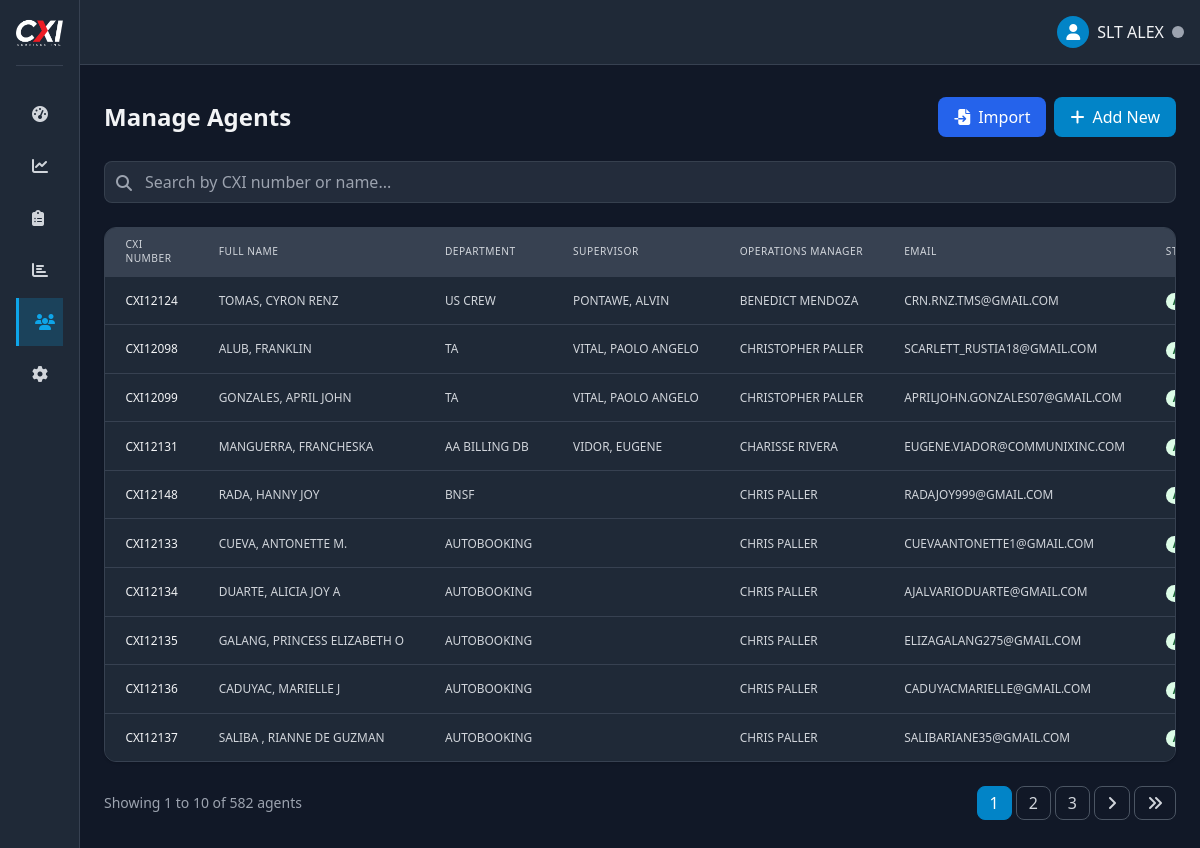
The app's page /admin/employees.php (signed in) with its own data.
### tables this page shows
CREATE TABLE `employees` (
  `id` int(11) NOT NULL,
  `employee_id` varchar(50) NOT NULL,
  `full_name` varchar(100) NOT NULL,
  `department` varchar(50) NOT NULL,
  `supervisor` varchar(100) NOT NULL,
  `operation_manager` varchar(100) NOT NULL,
  `email` varchar(100) DEFAULT NULL,
  `created_at` datetime NOT NULL DEFAULT current_timestamp(),
  `updated_at` datetime NOT NULL DEFAULT current_timestamp() ON UPDATE current_timestamp(),
  `is_active` tinyint(1) DEFAULT 1
);

### admin/partials/employees_table.php (the view, shortened to what this page needs)
<?php
require_once __DIR__ . '/../../includes/functions.php';
$page = isset($_POST['page']) ? (int)$_POST['page'] : (isset($_GET['page']) ? (int)$_GET['page'] : 1);
$page = max($page, 1);
$perPage = 10;
$searchQuery = '';
try {
    $countStmt = $pdo->prepare("SELECT COUNT(*) FROM employees $searchQuery");
    $countStmt->execute();
    $totalEmployees = $countStmt->fetchColumn();
} catch (PDOException $e) {
    $totalEmployees = 0;
}
$totalPages = ceil($totalEmployees / $perPage);
$page = min($page, $totalPages);
$offset = ($page - 1) * $perPage;
try {
    $stmt = $pdo->prepare("SELECT * FROM employees $searchQuery ORDER BY created_at DESC LIMIT :limit OFFSET :offset");
    $stmt->bindValue(':limit', $perPage, PDO::PARAM_INT);
    $stmt->bindValue(':offset', $offset, PDO::PARAM_INT);
    $stmt->execute();
    $employees = $stmt->fetchAll();
} catch (PDOException $e) {
    $employees = [];
}
?>
<div class="bg-gray-800 rounded-xl border border-gray-700 overflow-hidden shadow">
    <div class="overflow-x-auto">
        <table class="min-w-full divide-y divide-gray-700 w-full" style="zoom:85%">
            <thead class="bg-gray-700">
                <tr>
                    <th scope="col" class="px-6 py-3 text-left text-xs font-medium text-gray-300 uppercase tracking-wider">CXI Number</th>
                    <th scope="col" class="px-6 py-3 text-left text-xs font-medium text-gray-300 uppercase tracking-wider">Full Name</th>
                    <th scope="col" class="px-6 py-3 text-left text-xs font-medium text-gray-300 uppercase tracking-wider">Department</th>
                    <th scope="col" class="px-6 py-3 text-left text-xs font-medium text-gray-300 uppercase tracking-wider">Supervisor</th>
                    <th scope="col" class="px-6 py-3 text-left text-xs font-medium text-gray-300 uppercase tracking-wider">Operations Manager</th>
                    <th scope="col" class="px-6 py-3 text-left text-xs font-medium text-gray-300 uppercase tracking-wider">Email</th>
                    <th scope="col" class="px-6 py-3 text-left text-xs font-medium text-gray-300 uppercase tracking-wider">Status</th>
                </tr>
            </thead>
            <tbody class="bg-gray-800 divide-y divide-gray-700">
                <?php if (empty($employees)): ?>
                    <tr>
                        <td colspan="8" class="px-6 py-4 text-center text-gray-400">
                            No agents found
                        </td>
                    </tr>
                <?php else: ?>
                    <?php foreach ($employees as $employee): ?>
                    <tr class="hover:bg-gray-700/50">
                        <td class="px-6 py-4 whitespace-nowrap">
                            <div class="text-sm font-medium text-gray-100" style="text-transform: uppercase;"><?= htmlspecialchars($employee['employee_id']) ?></div>
                        </td>
                        <td class="px-6 py-4 whitespace-nowrap">
                            <div class="text-sm text-gray-300"><?= htmlspecialchars($employee['full_name']) ?></div>
                        </td>
                        <td class="px-6 py-4 whitespace-nowrap">
                            <div class="text-sm text-gray-300" style="text-transform: uppercase;"><?= htmlspecialchars($employee['department']) ?></div>
                        </td>
                        <td class="px-6 py-4 whitespace-nowrap">
                            <div class="text-sm text-gray-300" style="text-transform: uppercase;"><?= htmlspecialchars($employee['supervisor']) ?></div>
                        </td>
                        <td class="px-6 py-4 whitespace-nowrap">
                            <div class="text-sm text-gray-300" style="text-transform: uppercase;"><?= htmlspecialchars($employee['operation_manager']) ?></div>
                        </td>
                        <td class="px-6 py-4 whitespace-nowrap">
                            <div class="text-sm text-gray-300" style="text-transform: uppercase;"><?= htmlspecialchars($employee['email'] ?? '') ?></div>
                        </td>
                        <td class="px-6 py-4 whitespace-nowrap">
                            <span class="px-2 inline-flex text-xs leading-5 font-semibold rounded-full <?= $employee['is_active'] ? 'bg-green-100 text-green-800' : 'bg-red-100 text-red-800' ?>">
                            </span>
                        </td>
                    </tr>
                    <?php endforeach; ?>
                <?php endif; ?>
            </tbody>
        </table>
    </div>
</div>
<?php if ($totalPages > 1): ?>
<div class="mt-6 flex items-center justify-between">
    <div class="text-sm text-gray-400">
        Showing <?= ($offset + 1) ?> to <?= min($offset + $perPage, $totalEmployees) ?> of <?= $totalEmployees ?> agents
    </div>
    <div class="flex gap-1">
        <?php
        $startPage = max(1, $page - 2);
        $endPage = min($totalPages, $page + 2);
        for ($i = $startPage; $i <= $endPage; $i++): ?>
            <a href="#" data-page="<?= $i ?>" class="pagination-link px-3 py-1 rounded-lg border <?= $i == $page ? 'bg-primary-600 border-primary-600 text-white' : 'border-gray-600 text-gray-300 hover:bg-gray-700' ?>">
                <?= $i ?>
            </a>
        <?php endfor; ?>
        <?php if ($page < $totalPages): ?>
            <a href="#" data-page="<?= $page + 1 ?>" class="pagination-link px-3 py-1 rounded-lg border border-gray-600 text-gray-300 hover:bg-gray-700">
                <i class="fas fa-angle-right"></i>
            </a>
            <a href="#" data-page="<?= $totalPages ?>" class="pagination-link px-3 py-1 rounded-lg border border-gray-600 text-gray-300 hover:bg-gray-700">
                <i class="fas fa-angle-double-right"></i>
            </a>
        <?php endif; ?>
    </div>
</div>
<?php endif; ?>

### components/layout.php (shortened to what this page needs)
<?php
function renderHead($title) {
    ?>
    <!DOCTYPE html>
    <html lang="en" class="dark">
    <head>
        <script src="https://cdn.tailwindcss.com"></script>
        <link rel="stylesheet" href="https://cdnjs.cloudflare.com/ajax/libs/font-awesome/6.4.0/css/all.min.css">
    </head>
    <body class="bg-gray-900 text-gray-100 min-h-screen flex flex-col">
    <?php
}
function renderNavbar() {
    ?>
    <nav class="bg-gray-800 border-b border-gray-700">
        <div class="px-4 py-3 flex justify-between items-center">
            <div class="flex items-center space-x-4">
                <div class="relative">
                    <button id="userMenuButton" class="flex items-center space-x-2 focus:outline-none">
                        <div class="w-8 h-8 rounded-full bg-primary-600 flex items-center justify-center">
                            <i class="fas fa-user text-white"></i>
                        </div>
                        <span class="hidden md:inline"><?= htmlspecialchars($_SESSION['nickname']); ?></span>
                        <span class="relative inline-flex rounded-full h-3 w-3 bg-gray-400 online-status" data-user-id="<?= $_SESSION['user_id'] ?>"></span>
                    </button>
                </div>
            </div>
        </div>
    </nav>
    <?php
}
function renderSidebar($activePage = 'dashboard') {
    ?>
    <aside id="sidebar" class="bg-gray-800 fixed h-full border-r border-gray-700 z-40">
        <div class="p-4">
            <div class="flex items-center space-x-4">
                <div class="logo-container">
                    <img src="../assets/cxi.png" alt="CXI Logo" class="logo">
                </div>
            </div>
            <div class="border-t border-gray-700 my-4"></div>
            <div class="space-y-1 mt-6">
                <a href="dashboard.php" class="sidebar-item flex items-center px-4 py-3 text-gray-300 hover:text-white <?= $activePage === 'dashboard' ? 'active' : '' ?>">
                    <i class="sidebar-icon fas fa-tachometer-alt mr-3"></i>
                </a>
                <a href="attendance.php" class="sidebar-item flex items-center px-4 py-3 text-gray-300 hover:text-white <?= $activePage === 'attendance' ? 'active' : '' ?>">
                    <i class="sidebar-icon fas fa-chart-line mr-3"></i>
                </a>
                <a href="ticket_dashboard.php" class="sidebar-item flex items-center px-4 py-3 text-gray-300 hover:text-white <?= $activePage === 'ticket_dashboard' ? 'active' : '' ?>">
                    <i class="sidebar-icon fas fa-clipboard-list mr-3"></i>
                </a>
                <a href="statistics.php" class="sidebar-item flex items-center px-4 py-3 text-gray-300 hover:text-white <?= $activePage === 'statistics' ? 'active' : '' ?>">
                    <i class="sidebar-icon fas fa-chart-bar mr-3"></i>
                </a>
                <a href="employees.php" class="sidebar-item flex items-center px-4 py-3 text-gray-300 hover:text-white <?= $activePage === 'employees' ? 'active' : '' ?>">
                    <i class="sidebar-icon fas fa-users mr-3"></i>
                </a>
                <a href="users.php" class="sidebar-item flex items-center px-4 py-3 text-gray-300 hover:text-white <?= $activePage === 'users' ? 'active' : '' ?>">
                    <i class="sidebar-icon fas fa-cog mr-3"></i>
                </a>
            </div>
        </div>
    </aside>
    <div class="main-content flex-1 flex flex-col">
    <?php
}
function renderFooter() {
    ?>
    </div>
    </body>
    </html>
    <?php
}
?>

### admin/employees.php (shortened to what this page needs)
<?php
require_once '../includes/functions.php';
require_once '../components/layout.php';
renderHead('Manage Employees');
renderNavbar();
renderSidebar('employees');
?>
<div class="pt-2 min-h-screen">
    <main class="p-6">
        <div class="flex justify-between items-center mb-6">
            <h1 class="text-2xl font-bold">Manage Agents</h1>
            <div class="flex space-x-2">
                <button type="button" onclick="document.getElementById('importModal').classList.remove('hidden')"
                        class="bg-blue-600 hover:bg-blue-700 text-white px-4 py-2 rounded-lg flex items-center">
                    <i class="fas fa-file-import mr-2"></i> Import
                </button>
                <a href="employee.php?action=create" class="bg-primary-600 hover:bg-primary-700 text-white px-4 py-2 rounded-lg flex items-center">
                    <i class="fas fa-plus mr-2"></i> Add New
                </a>
            </div>
        </div>
        <div class="mb-6">
            <div class="relative flex-grow">
                <input type="text" id="searchInput"
                       class="w-full pl-10 pr-4 py-2 bg-gray-700/50 border border-gray-600/50 rounded-lg text-gray-200"
                       placeholder="Search by CXI number or name...">
                <div class="absolute left-3 top-2.5 text-gray-400">
                    <i class="fas fa-search"></i>
                </div>
            </div>
        </div>
        <div id="employeesTableContainer">
            <?php include 'partials/employees_table.php'; ?>
        </div>
    </main>
</div>
<?php renderFooter(); ?>

### components/layout.php (style rules this page uses)
.sidebar-item.active { background-color: rgba(14, 165, 233, 0.2); border-left: 3px solid #0ea5e9; }
.sidebar-item.active .sidebar-icon { color: #0ea5e9; }
#sidebar { width: 5rem; transition: all 0.3s ease; overflow: hidden; }
.main-content { margin-left: 5rem; transition: margin-left 0.3s ease; }
.logo { transition: all 0.3s ease; width: 250px; height: auto; }

### records on screen
employees: employee "CXI12124", full_name "TOMAS, CYRON RENZ", department "US CREW", supervisor "PONTAWE, ALVIN", operation_manager "BENEDICT MENDOZA", email "CRN.RNZ.TMS@GMAIL.COM"
employees: employee "CXI12098", full_name "ALUB, FRANKLIN", department "TA", supervisor "VITAL, PAOLO ANGELO", operation_manager "CHRISTOPHER PALLER", email "SCARLETT_RUSTIA18@GMAIL.COM"
employees: employee "CXI12099", full_name "GONZALES, APRIL JOHN", department "TA", supervisor "VITAL, PAOLO ANGELO", operation_manager "CHRISTOPHER PALLER", email "APRILJOHN.GONZALES07@GMAIL.COM"
employees: employee "CXI12131", full_name "MANGUERRA, FRANCHESKA", department "AA BILLING DB", supervisor "VIDOR, EUGENE", operation_manager "CHARISSE RIVERA", email "EUGENE.VIADOR@COMMUNIXINC.COM"
employees: employee "CXI12148", full_name "RADA, HANNY JOY", department "BNSF", operation_manager "CHRIS PALLER", email "RADAJOY999@GMAIL.COM"
employees: employee "CXI12133", full_name "CUEVA, ANTONETTE M.", department "AUTOBOOKING", operation_manager "CHRIS PALLER", email "CUEVAANTONETTE1@GMAIL.COM"
employees: employee "CXI12134", full_name "DUARTE, ALICIA JOY A", department "AUTOBOOKING", operation_manager "CHRIS PALLER", email "AJALVARIODUARTE@GMAIL.COM"
employees: employee "CXI12135", full_name "GALANG, PRINCESS ELIZABETH O", department "AUTOBOOKING", operation_manager "CHRIS PALLER", email "ELIZAGALANG275@GMAIL.COM"
employees: employee "CXI12136", full_name "CADUYAC, MARIELLE J", department "AUTOBOOKING", operation_manager "CHRIS PALLER", email "CADUYACMARIELLE@GMAIL.COM"
employees: employee "CXI12137", full_name "SALIBA , RIANNE DE GUZMAN", department "AUTOBOOKING", operation_manager "CHRIS PALLER", email "SALIBARIANE35@GMAIL.COM"

### other values on screen
$_SESSION['nickname'] "SLT ALEX"
$offset + 1 "1"
min($offset + $perPage, $totalEmployees) "10"
$totalEmployees "582"
